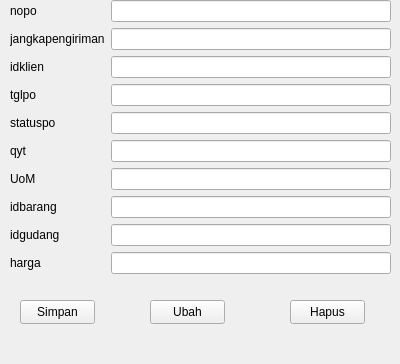
<?xml version="1.0" encoding="UTF-8"?>
<ui version="4.0">
 <class>Formpurchaseorder</class>
 <widget class="QWidget" name="Formpurchaseorder">
  <property name="geometry">
   <rect>
    <x>0</x>
    <y>0</y>
    <width>400</width>
    <height>364</height>
   </rect>
  </property>
  <property name="windowTitle">
   <string>Form</string>
  </property>
  <widget class="QWidget" name="formLayoutWidget">
   <property name="geometry">
    <rect>
     <x>10</x>
     <y>0</y>
     <width>381</width>
     <height>291</height>
    </rect>
   </property>
   <layout class="QFormLayout" name="formLayout">
    <item row="0" column="0">
     <widget class="QLabel" name="nopoLabel">
      <property name="text">
       <string>nopo</string>
      </property>
     </widget>
    </item>
    <item row="0" column="1">
     <widget class="QLineEdit" name="nopoLineEdit"/>
    </item>
    <item row="1" column="0">
     <widget class="QLabel" name="jangkapengirimanLabel">
      <property name="text">
       <string>jangkapengiriman</string>
      </property>
     </widget>
    </item>
    <item row="1" column="1">
     <widget class="QLineEdit" name="jangkapengirimanLineEdit"/>
    </item>
    <item row="2" column="0">
     <widget class="QLabel" name="idklienLabel">
      <property name="text">
       <string>idklien</string>
      </property>
     </widget>
    </item>
    <item row="2" column="1">
     <widget class="QLineEdit" name="idklienLineEdit"/>
    </item>
    <item row="3" column="0">
     <widget class="QLabel" name="tglpoLabel">
      <property name="text">
       <string>tglpo</string>
      </property>
     </widget>
    </item>
    <item row="3" column="1">
     <widget class="QLineEdit" name="tglpoLineEdit"/>
    </item>
    <item row="4" column="0">
     <widget class="QLabel" name="statuspoLabel">
      <property name="text">
       <string>statuspo</string>
      </property>
     </widget>
    </item>
    <item row="4" column="1">
     <widget class="QLineEdit" name="statuspoLineEdit"/>
    </item>
    <item row="5" column="0">
     <widget class="QLabel" name="qytLabel">
      <property name="text">
       <string>qyt</string>
      </property>
     </widget>
    </item>
    <item row="5" column="1">
     <widget class="QLineEdit" name="qytLineEdit"/>
    </item>
    <item row="6" column="0">
     <widget class="QLabel" name="uoMLabel">
      <property name="text">
       <string>UoM</string>
      </property>
     </widget>
    </item>
    <item row="6" column="1">
     <widget class="QLineEdit" name="uoMLineEdit"/>
    </item>
    <item row="7" column="0">
     <widget class="QLabel" name="idbarangLabel">
      <property name="text">
       <string>idbarang</string>
      </property>
     </widget>
    </item>
    <item row="7" column="1">
     <widget class="QLineEdit" name="idbarangLineEdit"/>
    </item>
    <item row="8" column="0">
     <widget class="QLabel" name="idgudangLabel">
      <property name="text">
       <string>idgudang</string>
      </property>
     </widget>
    </item>
    <item row="8" column="1">
     <widget class="QLineEdit" name="idgudangLineEdit"/>
    </item>
    <item row="9" column="0">
     <widget class="QLabel" name="hargaLabel">
      <property name="text">
       <string>harga</string>
      </property>
     </widget>
    </item>
    <item row="9" column="1">
     <widget class="QLineEdit" name="hargaLineEdit"/>
    </item>
   </layout>
  </widget>
  <widget class="QPushButton" name="pushButton">
   <property name="geometry">
    <rect>
     <x>20</x>
     <y>300</y>
     <width>75</width>
     <height>24</height>
    </rect>
   </property>
   <property name="text">
    <string>Simpan</string>
   </property>
  </widget>
  <widget class="QPushButton" name="pushButton_2">
   <property name="geometry">
    <rect>
     <x>150</x>
     <y>300</y>
     <width>75</width>
     <height>24</height>
    </rect>
   </property>
   <property name="text">
    <string>Ubah</string>
   </property>
  </widget>
  <widget class="QPushButton" name="pushButton_3">
   <property name="geometry">
    <rect>
     <x>290</x>
     <y>300</y>
     <width>75</width>
     <height>24</height>
    </rect>
   </property>
   <property name="text">
    <string>Hapus</string>
   </property>
  </widget>
 </widget>
 <resources/>
 <connections/>
</ui>
